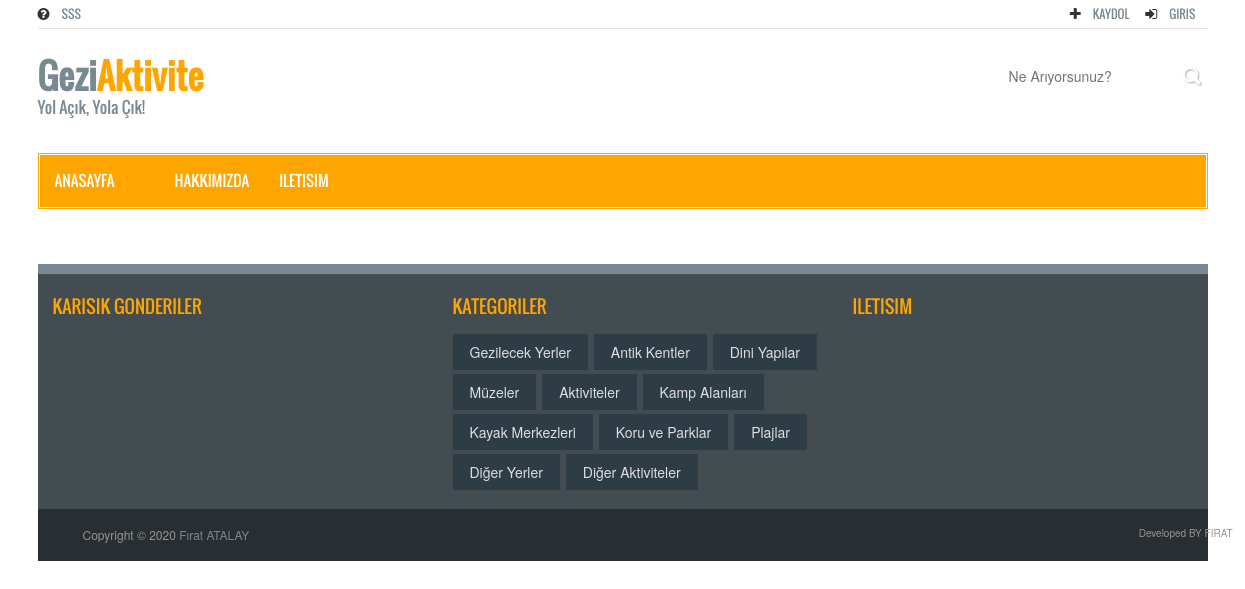
/sss/, run on an earlier commit of the app's database.
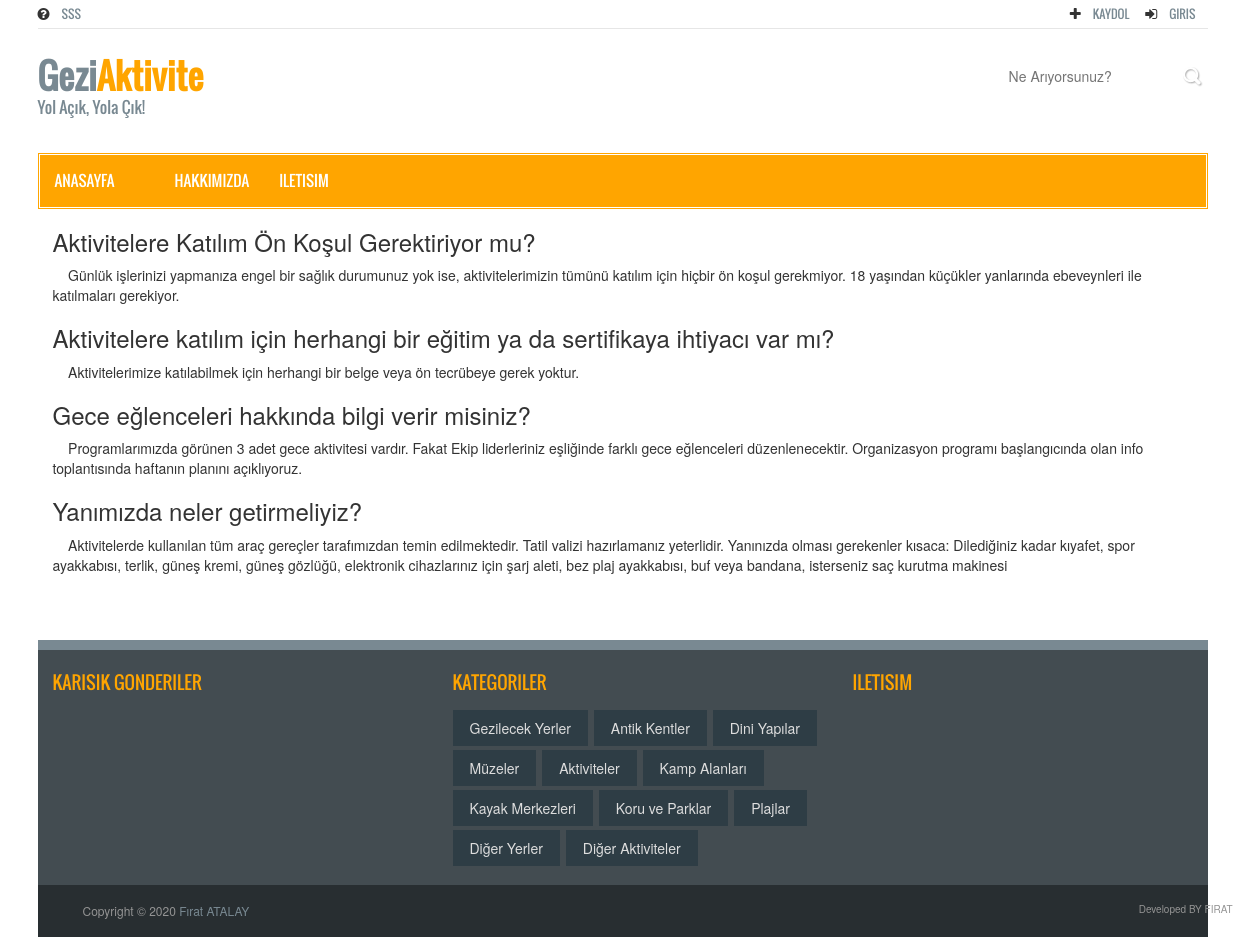
And on a later commit of the database.
### place/models.py (models this page shows, shortened)
class Category(MPTTModel):
    STATUS = (
        ('true','Evet'),
        ('false','Hayır'),
    )
    title = models.CharField(max_length=50)
    descriptions = models.CharField(max_length=255)
    keywords = models.CharField(max_length=255)
    image = models.ImageField(blank=True,upload_to='images/')
    status = models.CharField(max_length=10, choices=STATUS)
    slug = models.SlugField(null=False, unique=True)
    parent = TreeForeignKey('self', blank=True, null=True, related_name='children', on_delete=models.CASCADE)
    create_at = models.DateTimeField(auto_now_add=True)
    update_at = models.DateTimeField(auto_now=True)
    class MPTTMeta:
        order_insertion_by = ['title']
    def image_tag(self):
        return mark_safe('<img src="{}" height="50"/>'.format(self.image.url))
    image_tag.short_description = 'Image'

### home/models.py (models this page shows, shortened)
class FAQ(models.Model):
    STATUS = (
        ('True', 'Evet'),
        ('False', 'Hayır'),
    )
    ordernumber = models.IntegerField()
    question = models.CharField(max_length=150)
    answer = models.TextField()
    status = models.CharField(max_length=10, choices=STATUS)
    create_at = models.DateTimeField(auto_now_add=True)
    update_at = models.DateTimeField(auto_now=True)

### home/views.py (the view)
# urls.py: path('sss/', views.faq, name='faq'),
def faq(request):
    category = Category.objects.all()
    menu = Menu.objects.all()
    faq = FAQ.objects.all().order_by('ordernumber')
    context = {
        'category': category,
        'menu': menu,
        'faq': faq
    }
    return render(request, 'SSS.html', context)

### home/templates/SSS.html (shortened to what this page needs)
{% extends "homebase.html" %}
{% block navbar %} {% include 'navbar.html' %}{% endblock %}
{% block content %}
    <section id="ContactContent">
      <div class="row">
        <div class="col-lg-12 col-md-12 col-sm-12">
          <div class="contact_area">
              <div id="accordion" >
                  {% for rs in faq %}
                      <h3>{{ rs.question }}</h3>
                      <div>
                          <p>
                              &nbsp;&nbsp;&nbsp;&nbsp;{{ rs.answer }}
                          </p>
                      </div>
                  {% endfor %}
              </div>
          </div>
        </div>
      </div>
    </section>
{% endblock %}

### home/templates/footer.html (shortened to what this page needs)
<footer id="footer">
    <div class="footer_top">
        <div class="container">
            <div class="row">
                <div class="col-lg-4 col-md-4 col-sm-4">
                    <div class="single_footer_top wow fadeInLeft">
                        <h2>Karısık Gonderiler</h2>
                            {% load static %}
                    </div>
                </div>
                <div class="col-lg-4 col-md-4 col-sm-4">
                    <div class="single_footer_top wow fadeInDown">
                        <h2>Kategoriler</h2>
                        <ul class="labels_nav">
                            {% for rs in category  %}
                                <li><a href="/category/{{ rs.id }}/{{ rs.slug }}">{{ rs.title }}</a></li>
                            {% endfor %}
                        </ul>
                    </div>
                </div>
                <div class="col-lg-4 col-md-4 col-sm-4">
                    <div class="single_footer_top wow fadeInRight">
                        <h2>ILETISIM</h2>
                    </div>
                </div>
            </div>
        </div>
    </div>
    <div class="footer_bottom">
        <div class="container">
            <div class="row">
                <div class="col-lg-6 col-md-6 col-sm-6 col-xs-12">
                    <div class="footer_bottom_left">
                        <p>Copyright &copy; 2020 <a href="">Fırat ATALAY</a></p>
                    </div>
                </div>
                <div class="col-lg-6 col-md-6 col-sm-6 col-xs-12">
                    <div class="footer_bottom_right">
                        <p>Developed BY FIRAT</p>
                    </div>
                </div>
            </div>
        </div>
    </div>
</footer>
{% load static %}
<link rel="stylesheet" href="http://code.jquery.com/ui/1.8.18/themes/base/jquery-ui.css" type="text/css" media="all" />
</body>
</html>

What changed in the data, as far as the page shows it:
added FAQ: question "Aktivitelere Katılım Ön Koşul Gerektiriyor mu?", answer "Günlük işlerinizi yapmanıza engel bir sağlık durumunuz yok ise, aktivitelerimizin tümünü katılım için hiçbir ön koşul gerekmiyor. 18 yaşından küçükler yanlarında ebeveynleri ile katılmaları gerekiyor."
added FAQ: question "Aktivitelere katılım için herhangi bir eğitim ya da sertifikaya ihtiyacı var mı?", answer "Aktivitelerimize katılabilmek için herhangi bir belge veya ön tecrübeye gerek yoktur."
added FAQ: question "Gece eğlenceleri hakkında bilgi verir misiniz?", answer "Programlarımızda görünen 3 adet gece aktivitesi vardır. Fakat Ekip liderleriniz eşliğinde farklı gece eğlenceleri düzenlenecektir. Organizasyon programı başlangıcında olan info toplantısında haftanın planını açıklıyoruz."
added FAQ: question "Yanımızda neler getirmeliyiz?", answer "Aktivitelerde kullanılan tüm araç gereçler tarafımızdan temin edilmektedir. Tatil valizi hazırlamanız yeterlidir. Yanınızda olması gerekenler kısaca: Dilediğiniz kadar kıyafet, spor ayakkabısı, terlik, güneş kremi, güneş gözlüğü, elektronik cihazlarınız için şarj aleti, bez plaj ayakkabısı, buf veya bandana, isterseniz saç kurutma makinesi"
